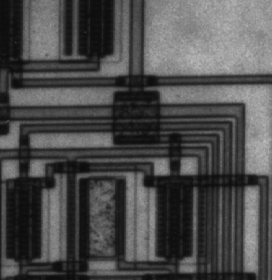
%> input picture Chapter04/images/circuit.tif, 272 x 280 px
$ octave example4_08.m   (GNU Octave 9; MATLAB toolbox functions it lacks are replaced by stand-ins)
%> lines starting %> are read from the running program, lines starting %| are printed output that depends on the picture; in (x1, y1, x2, y2) boxes, pixels count from 0 and x2, y2 are one past the last pixel; in counts of white or black regions, pixels touching at a corner belong together; the program's own positions count from 1
% Load image
A = imread('images/circuit.tif');
%> A is the input picture: size 280x272 uint8; min 12, max 191, mean 76.3

% Edge Detection
A1 = edge(A, 'roberts');
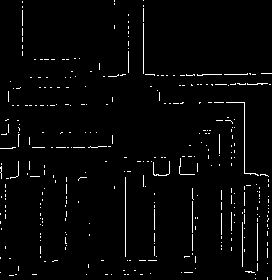
%> A1: size 280x272 logical; 2.4% white in thin lines or dots
A2 = edge(A, 'prewitt');
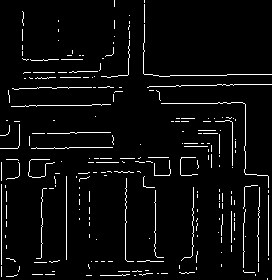
%> A2: size 280x272 logical; 4.4% white in thin lines or dots
A3 = edge(A, 'sobel');
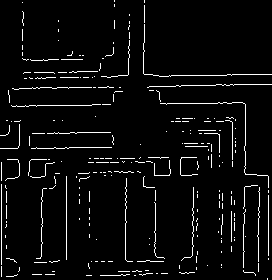
%> A3: size 280x272 logical; 4.4% white in thin lines or dots

% Display images
subplot(2, 2, 1), imshow(A);
subplot(2, 2, 2), imshow(A1);
subplot(2, 2, 3), imshow(A2);
subplot(2, 2, 4), imshow(A3);

$ run again, with Chapter04/images/cameraman.tif copied over Chapter04/images/circuit.tif
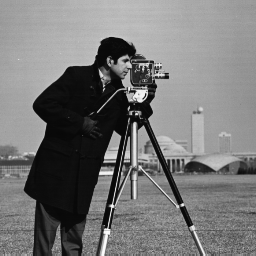
%> input picture Chapter04/images/cameraman.tif, 256 x 256 px
%> A is the input picture: size 256x256 uint8; min 7, max 253, mean 118.7
%> `A1 = edge(A, 'roberts');`:
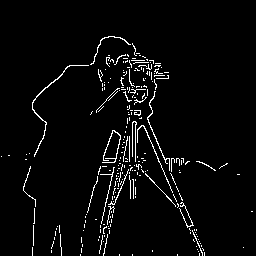
%> A1: size 256x256 logical; 3.6% white in thin lines or dots, all inside (x1, y1, x2, y2) = (1, 36, 253, 256)
%> A2: size 256x256 logical; 3.8% white in thin lines or dots, all inside (x1, y1, x2, y2) = (8, 37, 256, 256)
%> `A3 = edge(A, 'sobel');`:
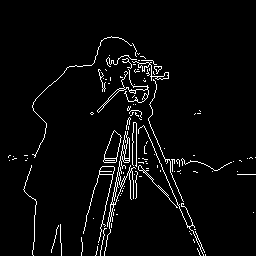
%> A3: size 256x256 logical; 3.8% white in thin lines or dots, all inside (x1, y1, x2, y2) = (8, 36, 256, 256)
